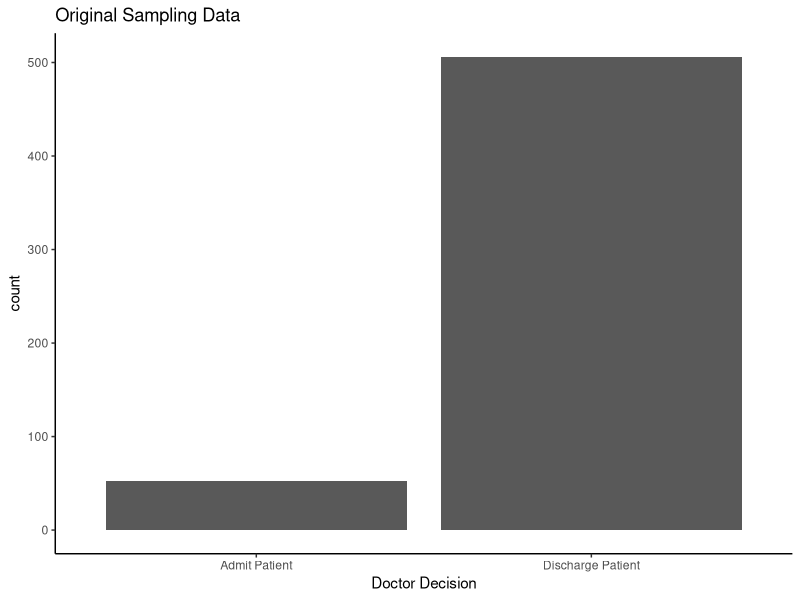
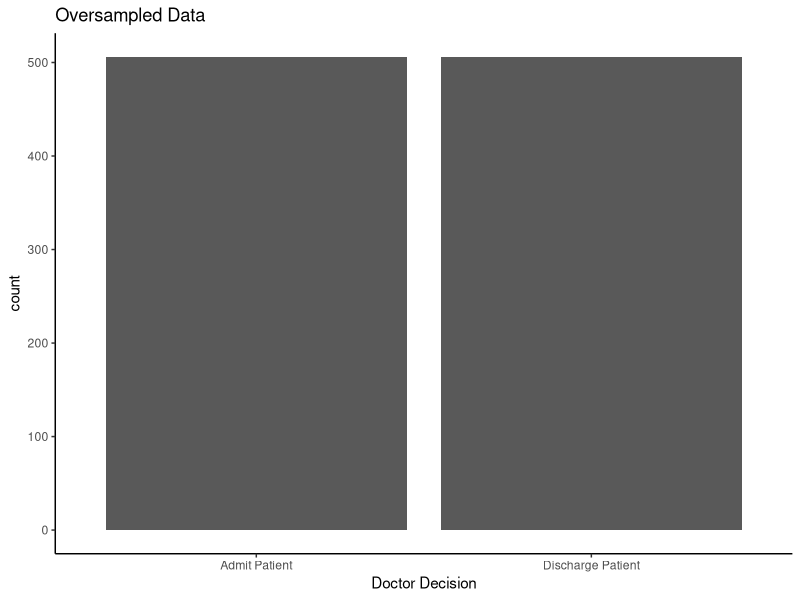
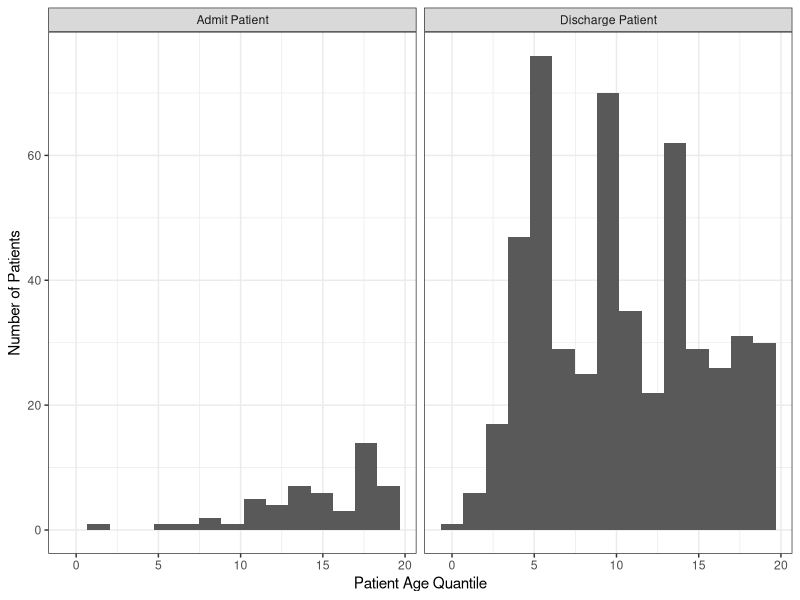
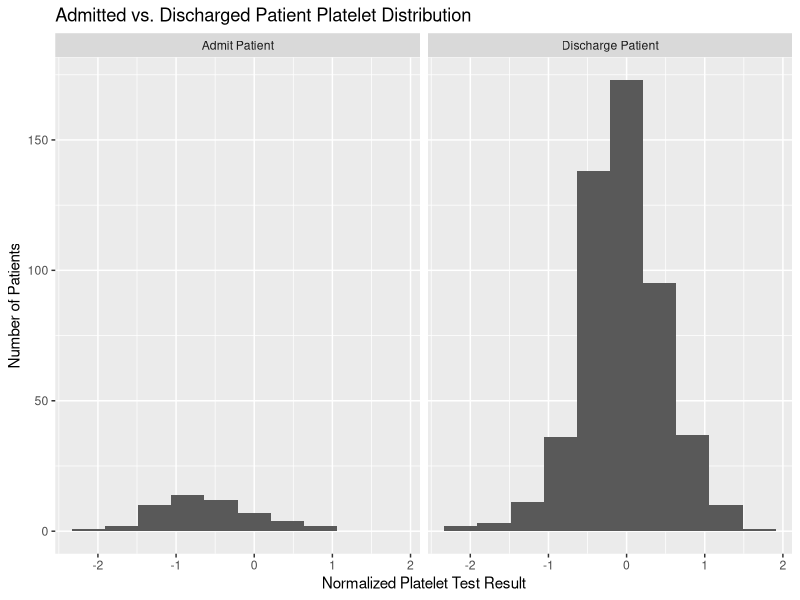
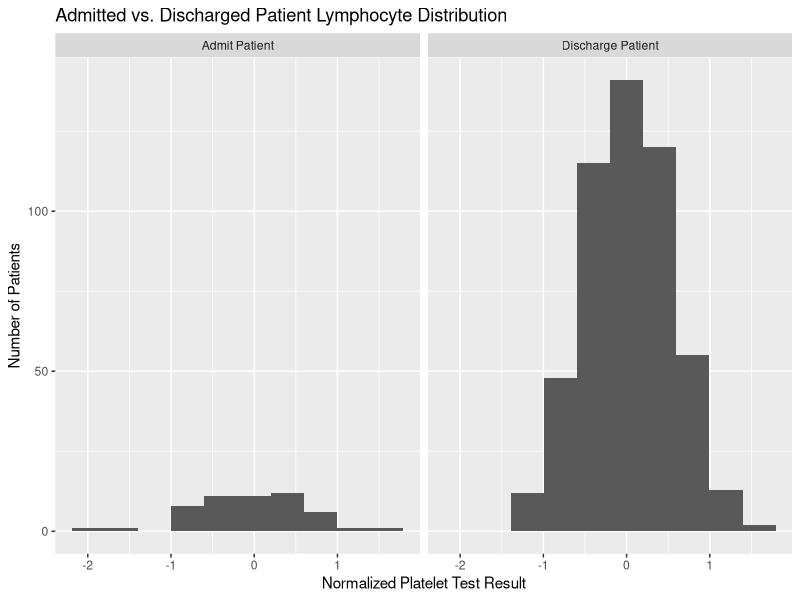
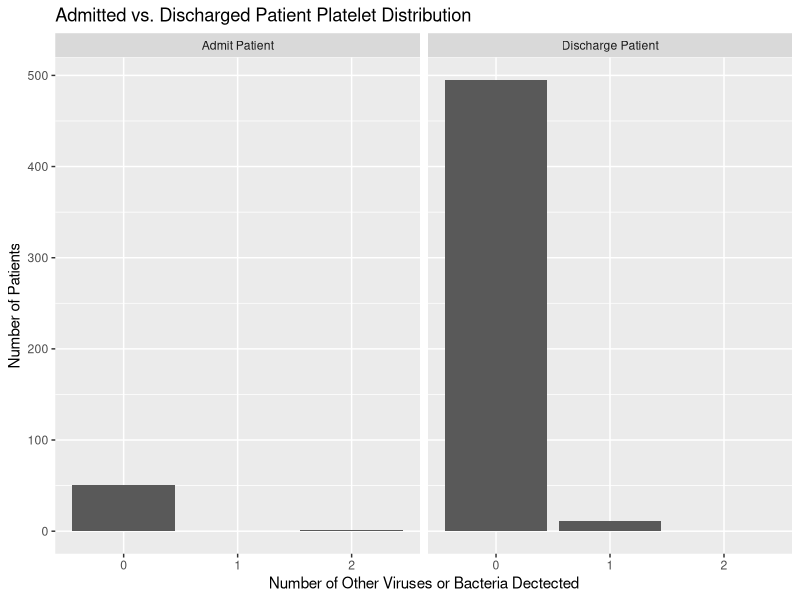

R code for these plots, in order:
## ---- chunk 1
knitr::opts_chunk$set(echo = TRUE)
library(tidyverse)
library(dplyr)
library(ggplot2)
library(readr)
## ---- chunk 2
data_oversampling <- read_csv("data_oversampling.csv")
View(data_oversampling)
# final data with no balance correction
data_original_sampling <- read_csv("data_original_sampling.csv")
View(data_original_sampling)
## ---- chunk 3
ggplot_ovs <- data_oversampling
ggplot_ovs$y_bin <- case_when(ggplot_ovs$y_bin == 1 ~ "Admit Patient", ggplot_ovs$y_bin == 0 ~ "Discharge Patient")

ggplot_os <- data_original_sampling
ggplot_os$y_bin <- case_when(ggplot_os$y_bin == 1 ~ "Admit Patient", ggplot_os$y_bin == 0 ~ "Discharge Patient")
ggplot(data = ggplot_os)+
  geom_bar(aes(as.factor(y_bin)))+
  labs(title = "Original Sampling Data", x = "Doctor Decision")+
  theme_classic()

ggplot(data = ggplot_ovs)+
  geom_bar(aes(as.factor(y_bin)))+
  labs(title = "Oversampled Data", x = "Doctor Decision")+
  theme_classic()
## ---- chunk 4
ggplot(data = ggplot_os)+
    geom_histogram(aes(`Patient age quantile`), bins = 15)+
  facet_wrap(vars(y_bin))+
  labs(x = "Patient Age Quantile", y = "Number of Patients")+
  theme_bw()
## ---- chunk 5
ggplot(data = ggplot_os)+
    geom_histogram(aes(`Platelets`), bins = 10)+
  facet_wrap(vars(y_bin))+
  labs(title = "Admitted vs. Discharged Patient Platelet Distribution", x = "Normalized Platelet Test Result", y = "Number of Patients")
## ---- chunk 6
ggplot(data = ggplot_os)+
    geom_histogram(aes(`Hb saturation (venous blood gas analysis)`), bins = 10)+
  facet_wrap(vars(y_bin))+
  labs(title = "Admitted vs. Discharged Patient Lymphocyte Distribution", x = "Normalized Platelet Test Result", y = "Number of Patients")
## ---- chunk 7
ggplot(data = ggplot_os)+
    geom_bar(aes(as.factor(num_virus_or_bacteria_dectected)))+
  facet_wrap(vars(y_bin))+
  labs(title = "Admitted vs. Discharged Patient Platelet Distribution", x = "Number of Other Viruses or Bacteria Dectected", y = "Number of Patients")
